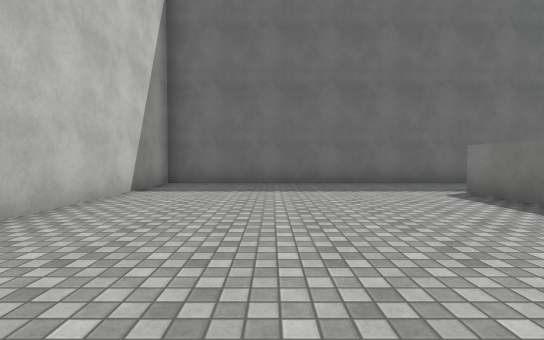
view 1 (above)

23 first-person views from a walk through a 3-D level made in the Unity game engine. The camera is 1.2 m above the floor, tilts 2° down and sees 85° across. The floor is counted in squares, 2 m on a side. Each view is taken from the middle of a square. On the plan, view 1 faces up. The plan holds only what a view shows up to about 9 squares ahead; the rest is blank. The player is left out. Surface patterns are stand-ins for the level's own textures.

view 2
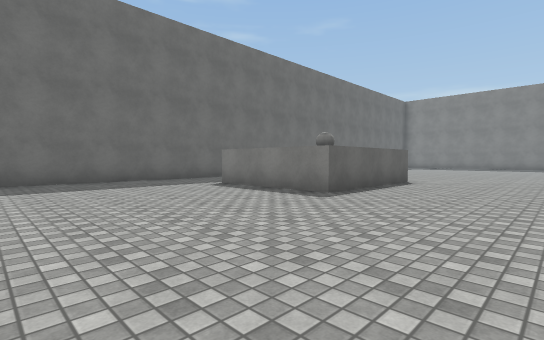

view 3
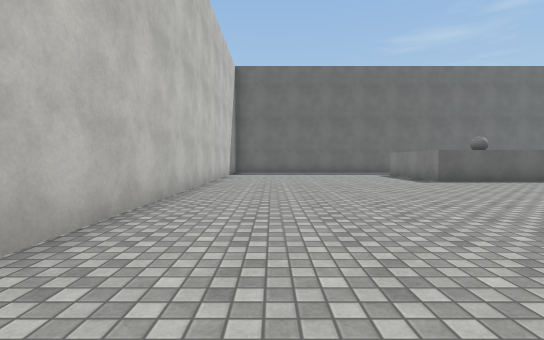

view 4
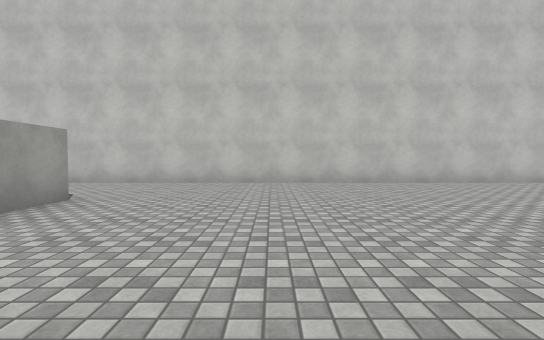

view 5
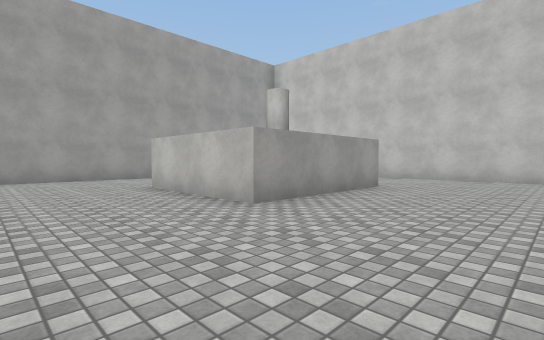

view 6
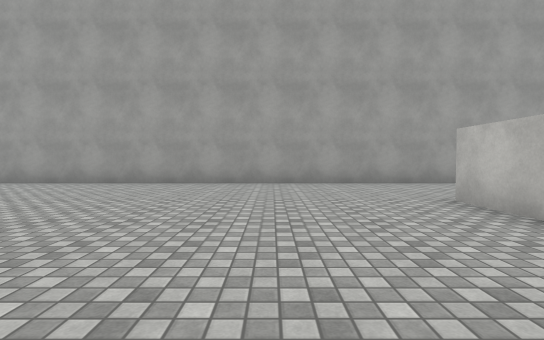

view 7
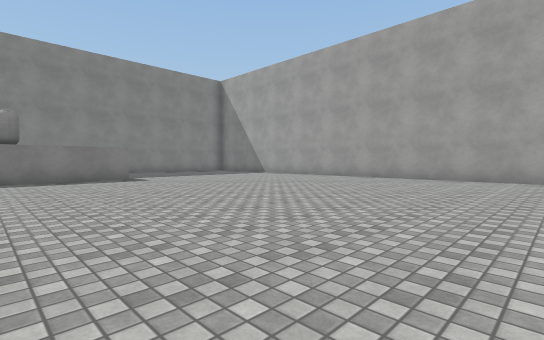

view 8
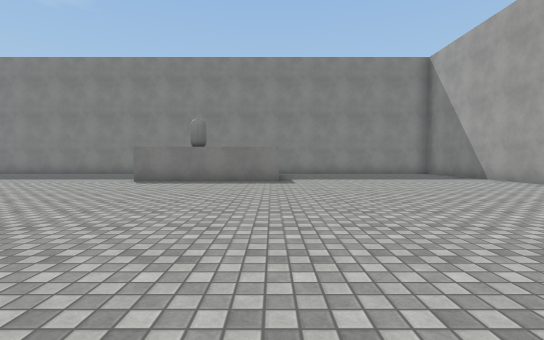

view 9
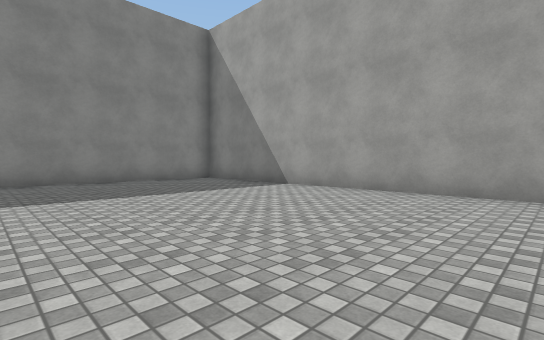

view 10
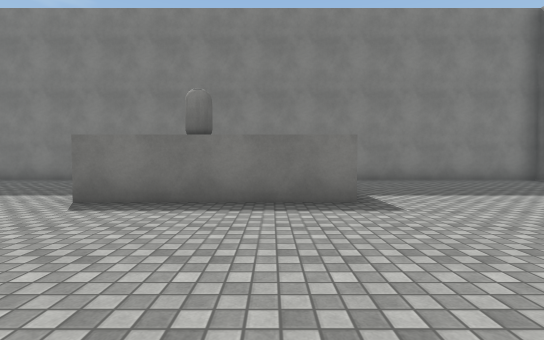

view 11
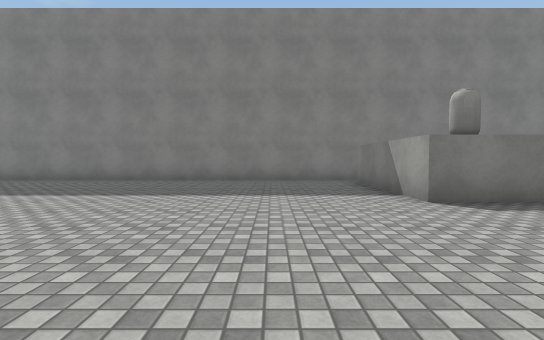

view 12
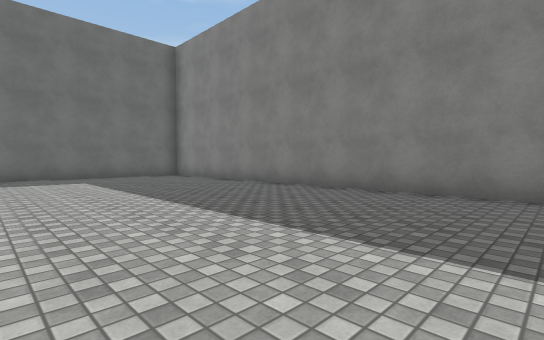

view 13
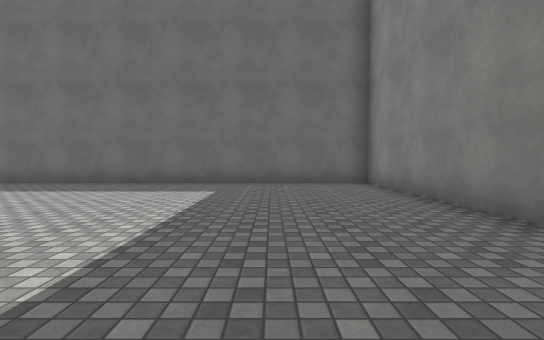

view 14
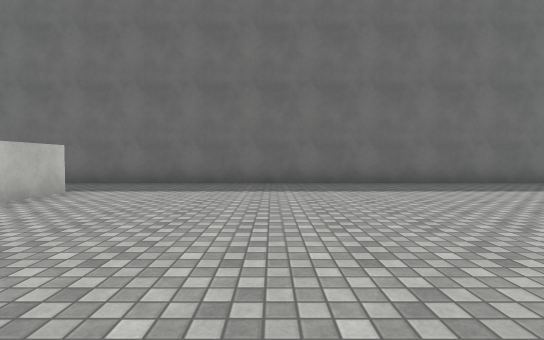

view 15
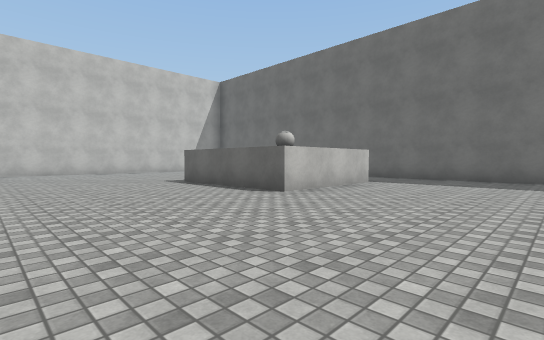

view 16
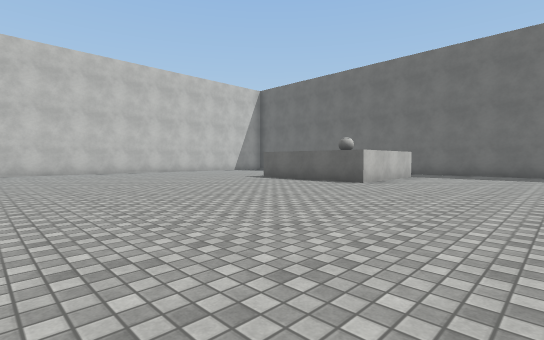

view 17
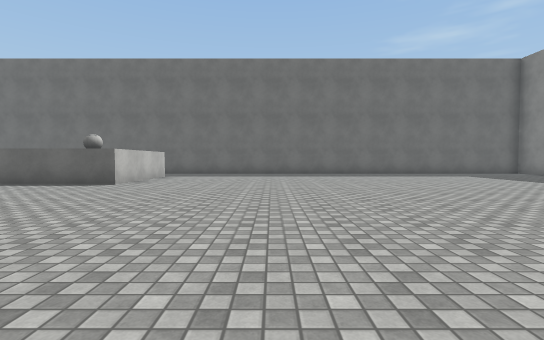

view 18
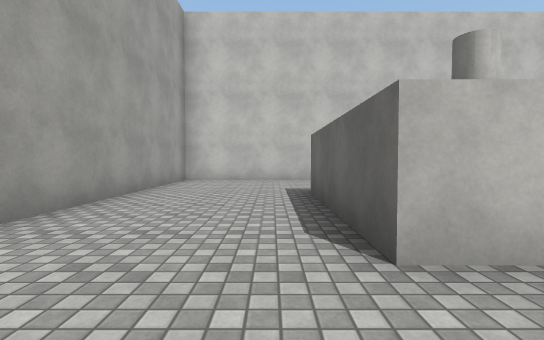

view 19
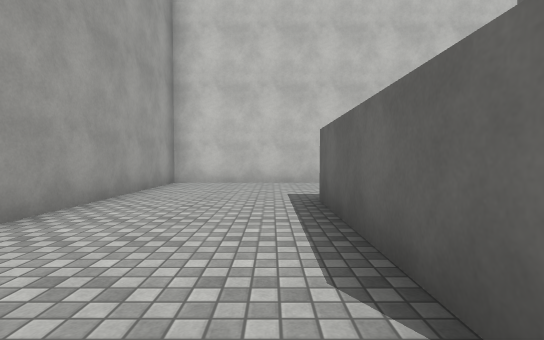

view 20
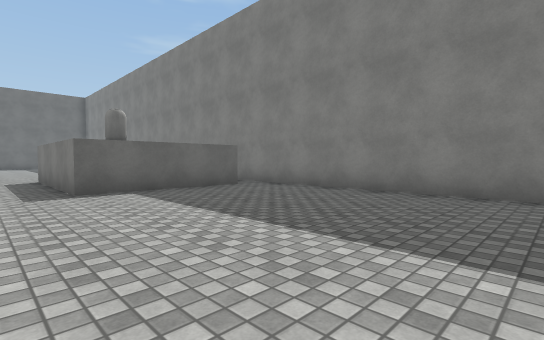

view 21
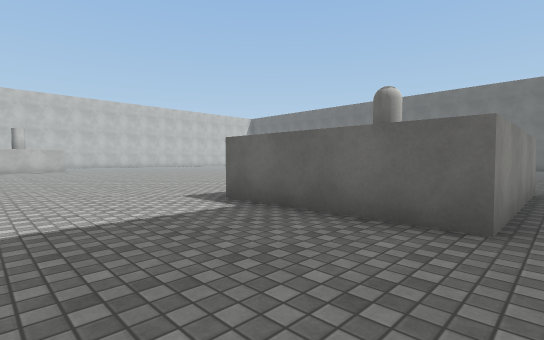

view 22
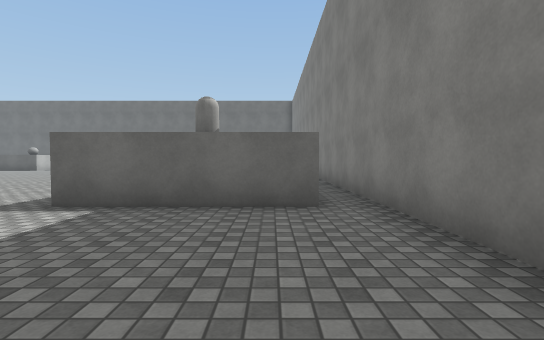

view 23
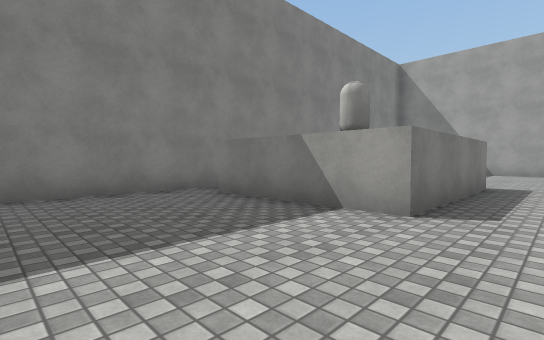

### Floor plan
Key: @ floor where view 1 was taken; # wall or solid block; . floor; ^ raised ledge; O other object.
Columns run from 3 left of view 1 to 22 right of it. Each row starts with its distance up from view 1.
  8 ##########################
  7 #....... ................#
  6 #.......  ...............#
  5 #......#  #..............#
  4 #......#  #..............#
  3 #......#  #..............#
  2 #......####..............#
  1 #........................#
  0 #..@.....................#
 -1 #........................#
 -2 #........................#
 -3 #........................#
 -4 #........................#
 -5 #........................#
 -6 #.......        .........#
 -7 #....................###.#
 -8 #....................^O^.#
 -9 #....................^ ^.#
-10 #...####.............^^^.#
-11 #...   #.................#
-12 #.     #.................#
-13 #...####.................#
-14 #........................#
-15 #........................#
-16 #........................#
-17 ##########################

Where each view was taken, in squares from view 1:
view 1: 0 up, 0 right, facing up
view 2: 1 down, 1 left, facing up-right
view 3: 6 down, 1 left, facing up
view 4: 7 down, 5 right, facing left
view 5: 7 down, 7 right, facing down-left
view 6: 9 down, 7 right, facing down
view 7: 7 down, 8 right, facing down-right
view 8: 10 down, 9 right, facing right
view 9: 11 down, 13 right, facing down-right
view 10: 9 down, 13 right, facing right
view 11: 4 down, 13 right, facing right
view 12: 3 down, 16 right, facing up-right
view 13: 0 up, 19 right, facing up
view 14: 0 up, 11 right, facing up
view 15: 2 down, 11 right, facing up-left
view 16: 5 down, 11 right, facing up-left
view 17: 5 down, 11 right, facing up
view 18: 14 down, 6 right, facing left
view 19: 14 down, 5 right, facing left
view 20: 16 down, 16 right, facing up-right
view 21: 13 down, 21 right, facing up-left
view 22: 14 down, 20 right, facing up
view 23: 3 down, 16 right, facing down-right
